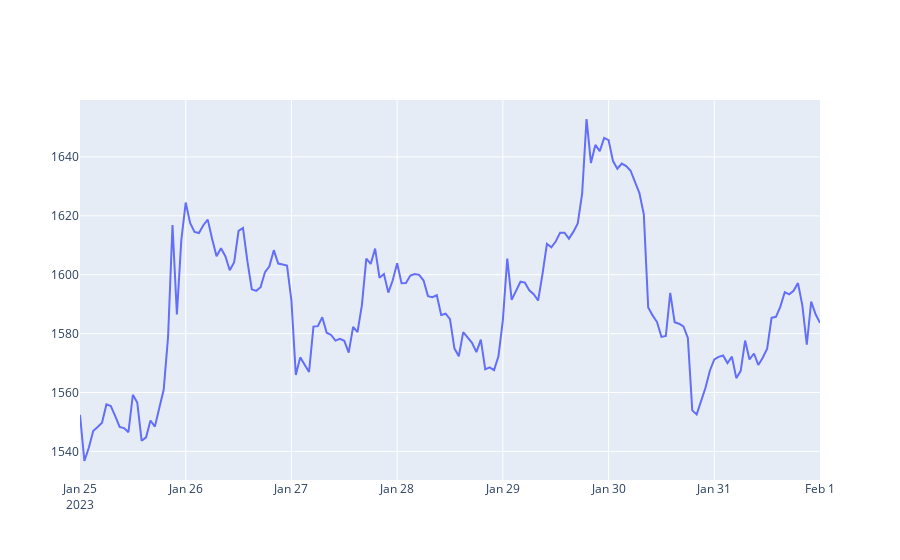
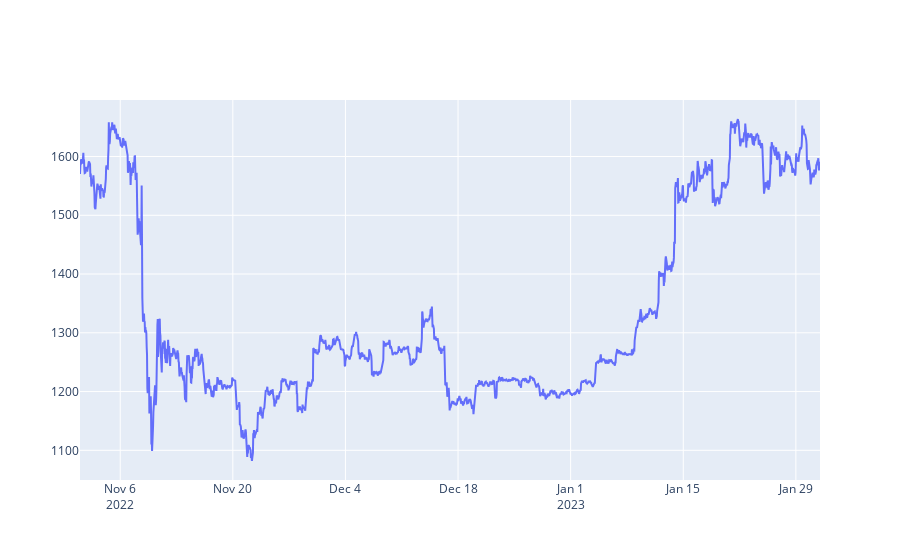

Notebook source saved alongside these figures, in order:
### Code cell
from plotly.offline import init_notebook_mode, iplot
init_notebook_mode(connected=True)

def getLine(df_input):
    x = df_input.index
    y = df_input.values
    fig = go.Figure(data=go.Scatter(x = x, y = y))
    fig.show()
    
#------------------------------------------------

#( getLine(getRates('ETH-USD',  '1d',  '1h')) )
( getLine(getRates('ETH-USD',  '1wk',  '1h')) )
( getLine(getRates('ETH-USD',  '3mo',  '1h')) )
#( getLine(getRates('ETH-USD',  '3y',  '1d')) )

### Figure 1 — Plotly figure (JSON) as saved in the notebook; plotly's stock layout.template omitted (floating-point values rounded to 4 significant figures; data arrays with more than 128 entries replaced by an {"elided": "..."} marker saying what was removed)
{"data": [{"x": {"elided": "169 str values"}, "y": {"elided": "169 float values"}, "type": "scatter"}], "layout": {"xaxis": {"type": "date", "range": ["2023-01-25", "2023-02-01"], "autorange": true}, "yaxis": {"type": "linear", "range": [1530.0, 1659.0], "autorange": true}, "autosize": true}}

### Figure 2 — Plotly figure (JSON) as saved in the notebook; plotly's stock layout.template omitted (floating-point values rounded to 4 significant figures; data arrays with more than 128 entries replaced by an {"elided": "..."} marker saying what was removed)
{"data": [{"x": {"elided": "2207 str values"}, "y": {"elided": "2207 float values"}, "type": "scatter"}], "layout": {"xaxis": {"type": "date", "range": ["2022-11-01", "2023-02-01"], "autorange": true}, "yaxis": {"type": "linear", "range": [1049.0, 1696.0], "autorange": true}, "autosize": true}}
